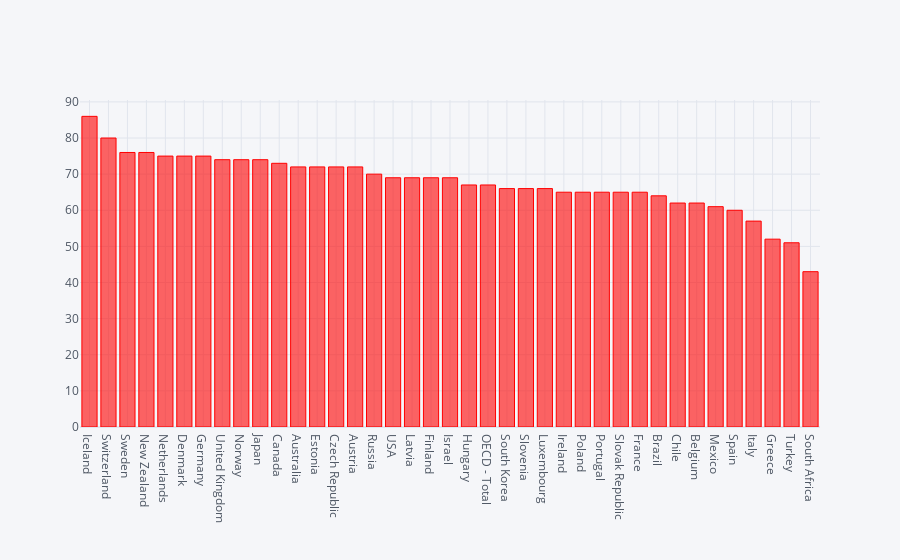

The code cell stored with this chart in its notebook:
### Markdown cell above
### Interaktywny wykres

### Code cell
df.set_index('Country')['Employment rate as pct'].sort_values(ascending=False).iplot(kind='bar', colors="#ff0000")

### Figure 1 — Plotly figure (JSON) as saved in the notebook; plotly's stock layout.template omitted (floating-point values rounded to 4 significant figures)
{"data": [{"marker": {"color": "rgba(255, 0, 0, 0.6)", "line": {"color": "rgba(255, 0, 0, 1.0)", "width": 1}}, "name": "Employment rate as pct", "orientation": "v", "text": "", "type": "bar", "x": ["Iceland", "Switzerland", "Sweden", "New Zealand", "Netherlands", "Denmark", "Germany", "United Kingdom", "Norway", "Japan", "Canada", "Australia", "Estonia", "Czech Republic", "Austria", "Russia", "USA", "Latvia", "Finland", "Israel", "Hungary", "OECD - Total", "South Korea", "Slovenia", "Luxembourg", "Ireland", "Poland", "Portugal", "Slovak Republic", "France", "Brazil", "Chile", "Belgium", "Mexico", "Spain", "Italy", "Greece", "Turkey", "South Africa"], "y": [86, 80, 76, 76, 75, 75, 75, 74, 74, 74, 73, 72, 72, 72, 72, 70, 69, 69, 69, 69, 67, 67, 66, 66, 66, 65, 65, 65, 65, 65, 64, 62, 62, 61, 60, 57, 52, 51, 43]}], "layout": {"legend": {"bgcolor": "#F5F6F9", "font": {"color": "#4D5663"}}, "paper_bgcolor": "#F5F6F9", "plot_bgcolor": "#F5F6F9", "title": {"font": {"color": "#4D5663"}}, "xaxis": {"gridcolor": "#E1E5ED", "showgrid": true, "tickfont": {"color": "#4D5663"}, "title": {"font": {"color": "#4D5663"}, "text": ""}, "zerolinecolor": "#E1E5ED"}, "yaxis": {"gridcolor": "#E1E5ED", "showgrid": true, "tickfont": {"color": "#4D5663"}, "title": {"font": {"color": "#4D5663"}, "text": ""}, "zerolinecolor": "#E1E5ED"}}}
